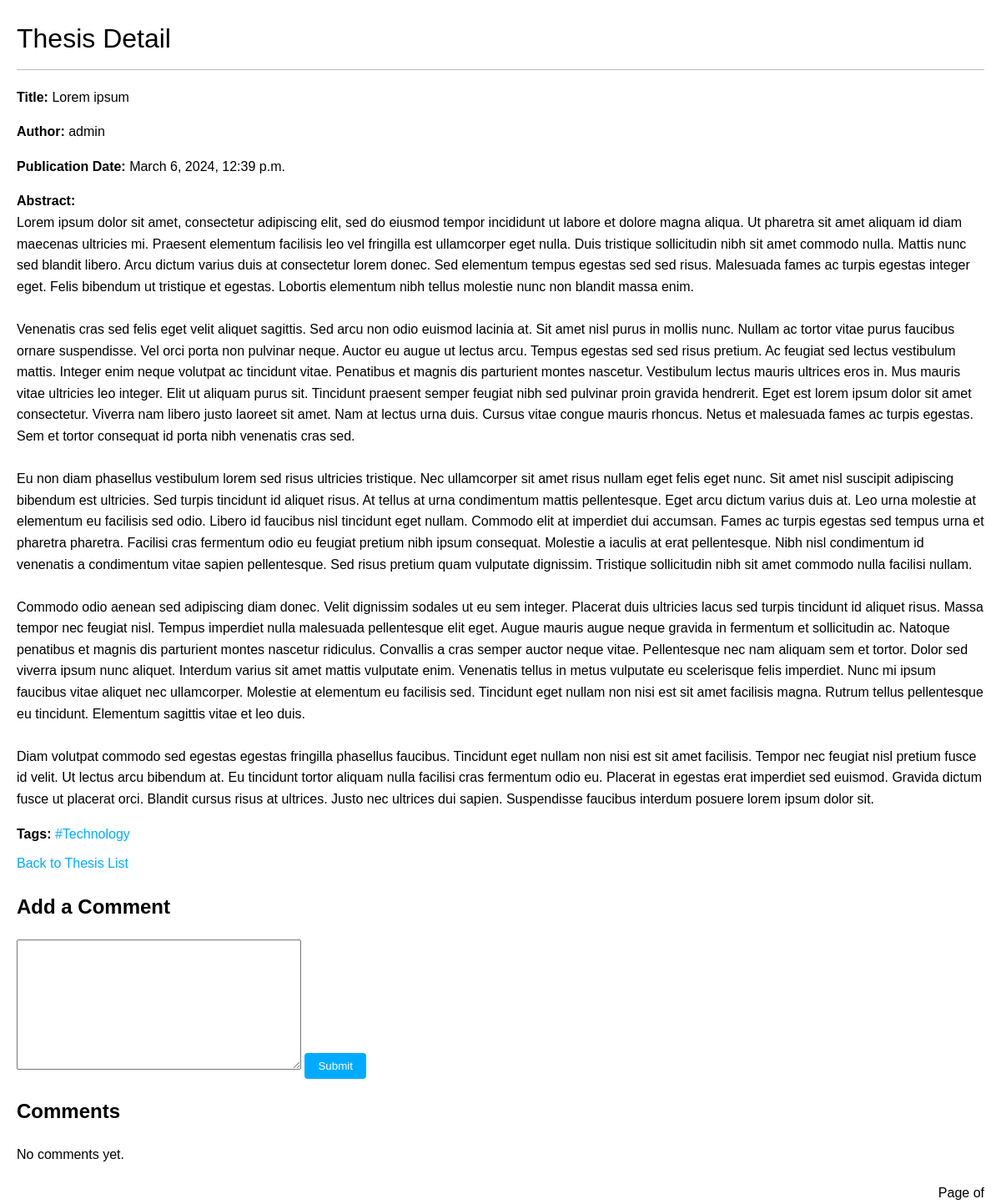
The app's page /thesis/3/ with its own data.
### web/models.py (models this page shows, shortened)
class Thesis(models.Model):
    title = models.CharField(max_length=200, unique=True)
    author = models.ForeignKey(User, on_delete=models.CASCADE, related_name='theses')
    publication_date = models.DateTimeField(auto_now=True)
    abstract = models.TextField()
    tags = TaggableManager()
    class Meta:
        ordering = ['-publication_date']

### web/views.py (the view)
# urls.py: path('thesis/<int:thesis_id>/', thesis_detail, name="post_detail"),
def thesis_detail(request, thesis_id):
    thesis = get_object_or_404(Thesis, id=thesis_id)
    comments = thesis.comments.all()
    if request.method == 'POST':
        form = CommentForm(request.POST)
        if form.is_valid():
            comment = form.save(commit=False)
            comment.thesis = thesis
            comment.save()
            return redirect('post_detail', thesis_id=thesis_id)
    else:
        form = CommentForm()
    return render(request, 'post_detail.html', {'thesis': thesis, 'comments': comments, 'form': form})

### web/forms.py
class CommentForm(forms.ModelForm):
    class Meta:
        model = Comment
        fields = ['text']

### web/templates/post_detail.html (shortened to what this page needs)
<!DOCTYPE html>
<html lang="en">
<head>
</head>
<body>
    <h1>Thesis Detail</h1>
    <p><strong>Title:</strong> {{ thesis.title }}</p>
    <p><strong>Author:</strong> {{ thesis.author }}</p>
    <p><strong>Publication Date:</strong> {{ thesis.publication_date }}</p>
    <p><strong>Abstract:</strong><br>{{ thesis.abstract|linebreaksbr }}</p>
    <p><strong>Tags:</strong>
        {% for tag in thesis.tags.all %}
            <a href="{% url 'tagged_thesis' tag.slug %}">#{{ tag.name }}</a>
        {% endfor %}
    </p>
    <a href="{% url 'thesis_list' %}">Back to Thesis List</a>
    <div class="comment-form">
        <h2>Add a Comment</h2>
        <form action="{% url 'post_detail' thesis.id %}" method="post">
            {{ form.text }}
            <button type="submit">Submit</button>
        </form>
    </div>
    <div class="comments">
        <h2>Comments</h2>
        {% if thesis.comments.all %}
            <ul>
                {% for comment in thesis.comments.all %}
                    <li>{{ comment.text }}</li>
                {% endfor %}
            </ul>
        {% else %}
            <p>No comments yet.</p>
        {% endif %}
    </div>
    <div class="pagination">
        <span class="step-links">
            <span class="current">
                Page {{ page_obj.number }} of {{ page_obj.paginator.num_pages }}
            </span>
        </span>
    </div>
</body>
</html>

### web/templates/post_detail.html (style rules this page uses)
body { margin: 20px; padding: 0; font-family: helvetica, sans-serif; line-height: 1.6; }
h1 { font-weight: normal; border-bottom: 1px solid #bbb; padding-bottom: 10px; margin-bottom: 20px; }
p { margin-bottom: 10px; }
a { color: #00abff; text-decoration: none; }
.pagination { margin-top: 20px; }
.pagination .step-links { float: right; }
.comment-form { margin-top: 20px; }
.comment-form button { background-color: #00abff; color: white; padding: 8px 16px; border: none; border-radius: 4px; cursor: pointer; }

### records on screen
Thesis: title "Lorem ipsum", author "admin", publication_date "March 6, 2024, 12:39 p.m.", abstract "Lorem ipsum dolor sit amet, consectetur adipiscing elit, sed do eiusmod tempor incididunt ut labore et dolore magna aliqua. Ut pharetra sit amet aliquam id diam maecenas ultricies mi. Praesent elementum facilisis leo vel fringilla est ullamcorper eget nulla. Duis tristique sollicitudin nibh sit amet commodo nulla. Mattis nunc sed blandit libero. Arcu dictum varius duis at consectetur lorem donec. Sed elementum tempus egestas sed sed risus. Malesuada fames ac turpis egestas integer eget. Felis bibendum ut tristique et egestas. Lobortis elementum nibh tellus molestie nunc non blandit massa enim. Venenatis cras sed felis eget velit aliquet sagittis. Sed arcu non odio euismod lacinia at. Sit…"
Tag: name "Technology"
